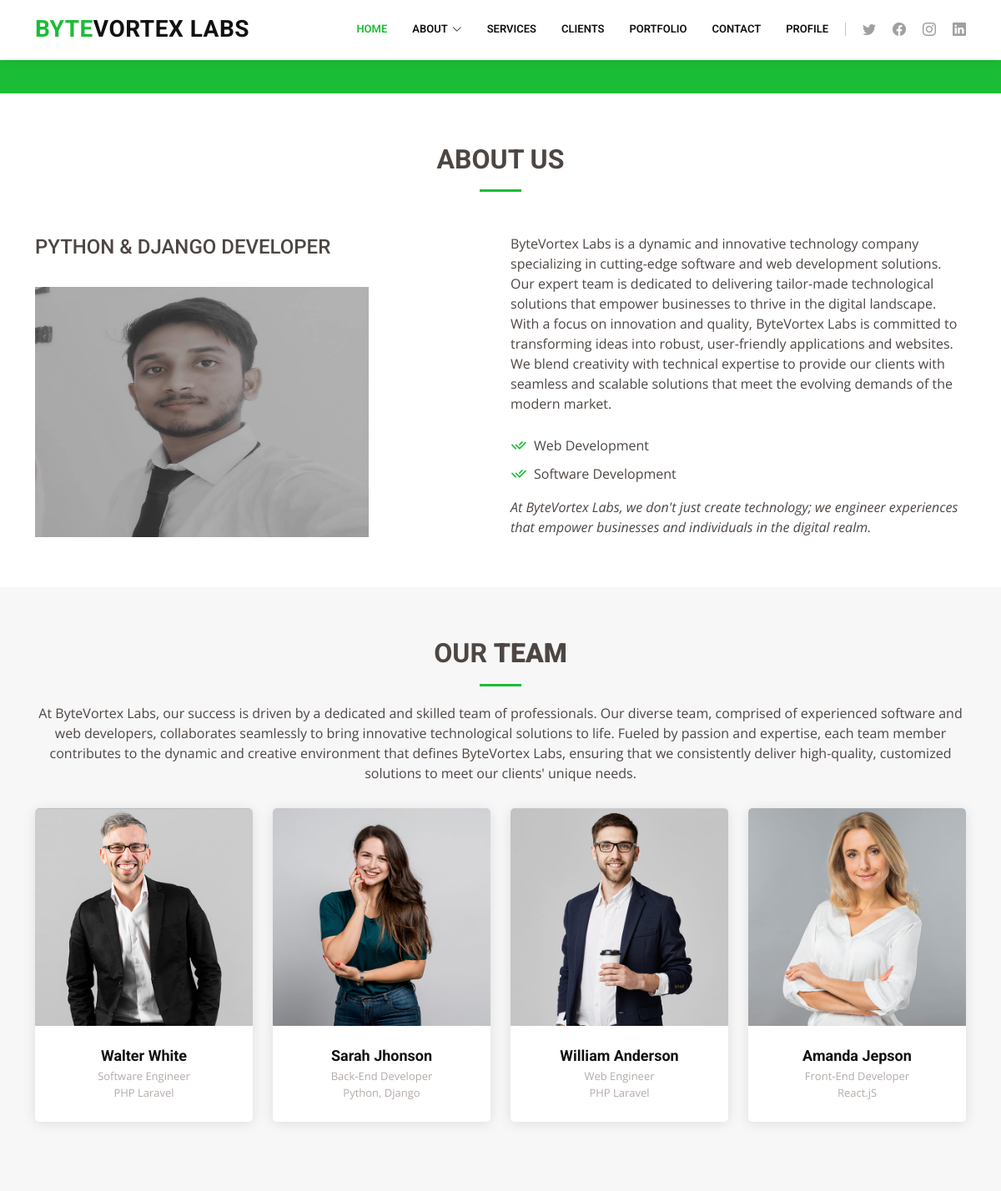
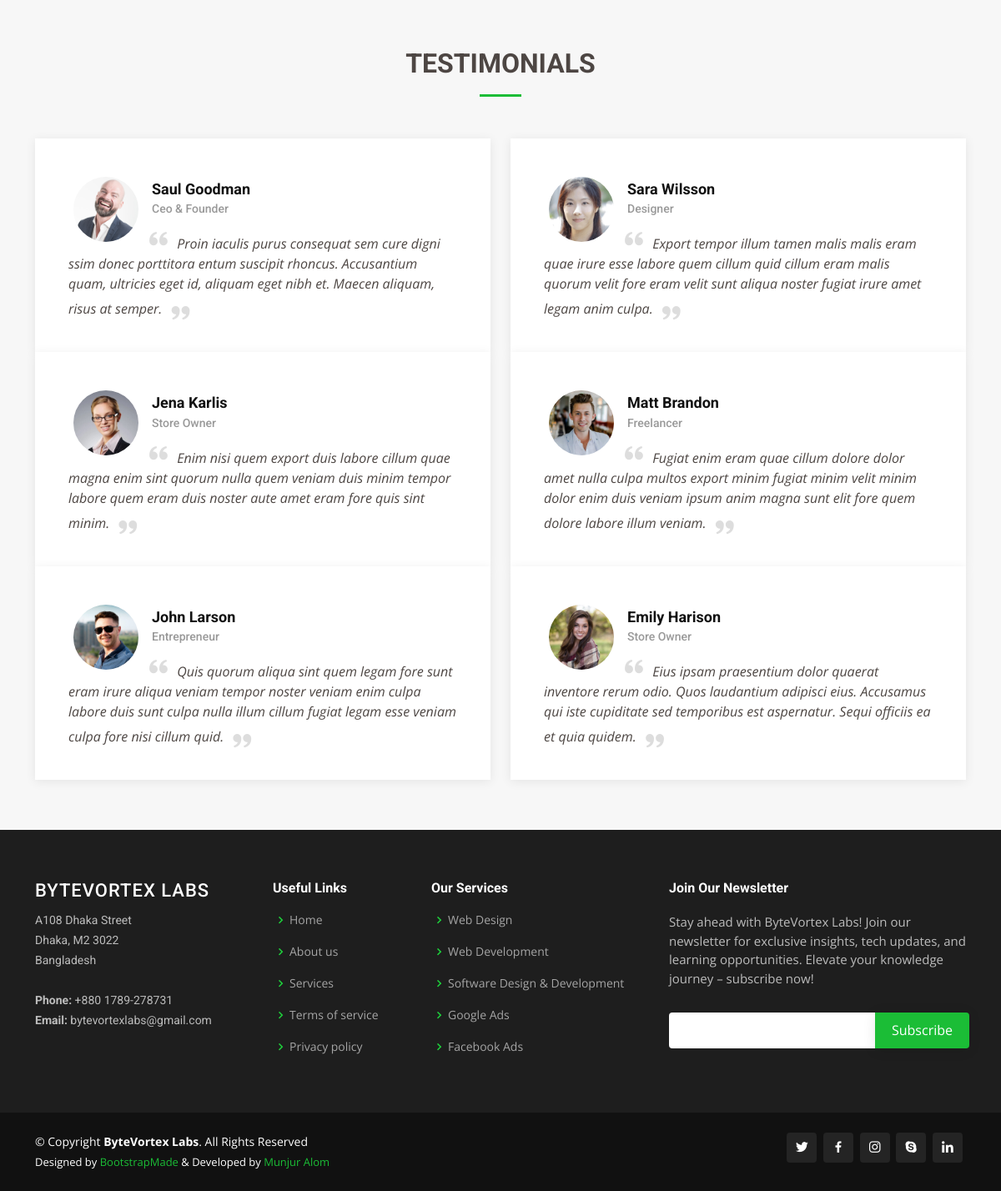
The page /about-us/ (signed in) on the database its author committed (2 pictures, top to bottom).
### index/models.py (models this page shows, shortened)
class About(models.Model):
    title = models.CharField(max_length=200, blank=False)
    description = models.TextField(max_length=700, blank=False)
    image = models.ImageField(upload_to='about/', blank=False)

class Ourteam(models.Model):
    name = models.CharField(max_length=50, blank=False)
    role_as_a =models.CharField(max_length=200, blank=False)
    expertise = models.CharField(max_length= 200, blank=False)
    twitter_link = models.URLField()
    fb_link = models.URLField()
    insta_link = models.URLField()
    linkedin_link = models.URLField()
    image = models.ImageField(upload_to='ourteam/', blank=False)

class Testimonials(models.Model):
    name = models.CharField(max_length=50, blank=False)
    role_as_a =models.CharField(max_length=200, blank=False)
    image = models.ImageField(upload_to='testimonials/', blank=False)
    description = models.TextField(max_length=700, blank=False)

### index/views.py (the view)
# urls.py: path('about-us/', views.about, name='about'),
def about(request):
    about_data = About.objects.all()[0]
    team_data = Ourteam.objects.all()
    testimonials_data = Testimonials.objects.all()
    data = {
        'about_data': about_data,
        'team_data': team_data,
        'testimonials_data': testimonials_data
    }
    return render(request, 'about.html',context=data)

### templates/about.html (shortened to what this page needs)
{% extends "layouts.html" %}
{% block content%}
<section id="breadcrumbs" class="breadcrumbs">
    <div class="container">
      <div class="d-flex justify-content-between align-items-center">
      </div>
    </div>
  </section>
<section id="about-us" class="about-us">
  <div class="container" data-aos="fade-up">
    <div class="section-title">
      <h2>About Us</h2>
    </div>
    <div class="row content">
      <div class="col-lg-6" data-aos="fade-right">
        <h3>{{about_data.title}}</h3><br>
        <img
          src="{{about_data.image.url}} "
          style="height: 300px; width: 400px"
        />
      </div>
      <div class="col-lg-6 pt-4 pt-lg-0" data-aos="fade-left">
        <p>{{about_data.description}}</p>
        <ul>
          <li>
            <i class="ri-check-double-line"></i> Web Development
          </li>
          <li>
            <i class="ri-check-double-line"></i> Software Development
          </li>
        </ul>
        <p class="fst-italic">
          At ByteVortex Labs, we don't just create technology; we engineer experiences that empower businesses and individuals in the digital realm.
        </p>
      </div>
    </div>
  </div>
</section>
{% load static %}
<section id="team" class="team section-bg">
  <div class="container">
    <div class="section-title" data-aos="fade-up">
      <h2>Our <strong>Team</strong></h2>
      <p>At ByteVortex Labs, our success is driven by a dedicated and skilled team of professionals. Our diverse team, comprised of experienced software and web developers, collaborates seamlessly to bring innovative technological solutions to life. Fueled by passion and expertise, each team member contributes to the dynamic and creative environment that defines ByteVortex Labs, ensuring that we consistently deliver high-quality, customized solutions to meet our clients' unique needs.</p>
    </div>
    <div class="row">
      {% for team_data in team_data %}
      <div class="col-lg-3 col-md-6 d-flex align-items-stretch">
        <div class="member" data-aos="fade-up">
          <div class="member-img">
            <img src="{{team_data.image.url}}" class="img-fluid" alt="">
          </div>
          <div class="member-info">
            <h4>{{team_data.name}}</h4>
            <span>{{team_data.role_as_a}}</span>
            <span>{{team_data.expertise}}</span>
          </div>
        </div>
      </div>
      {% endfor %}
    </div>
  </div>
</section>
<section id="testimonials" class="testimonials section-bg">
  <div class="container">
    <div class="section-title" data-aos="fade-up">
      <h2>Testimonials</h2>
    </div>
    <div class="row">
      {% for testimonials_data in testimonials_data %}
      <div class="col-lg-6" data-aos="fade-up">
        <div class="testimonial-item">
          <img src="{{testimonials_data.image.url}}" class="testimonial-img" alt="">
          <h3>{{testimonials_data.name}}</h3>
          <h4>{{testimonials_data.role_as_a}}</h4>
          <p>
            <i class="bx bxs-quote-alt-left quote-icon-left"></i>
            {{testimonials_data.description}}
            <i class="bx bxs-quote-alt-right quote-icon-right"></i>
          </p>
        </div>
      </div>
      {% endfor %}
    </div>
  </div>
</section>
{% endblock %}

### static/css/style.css (style rules this page uses)
body { font-family: "Open Sans", sans-serif; color: #4d4643; }
h1, h2, h3, h4, h5, h6 { font-family: "Roboto", sans-serif; }
section { padding: 60px 0; overflow: hidden; }
.section-bg { background-color: #f7f7f7; }
.section-title { text-align: center; padding-bottom: 30px; }
.section-title h2 { font-size: 32px; font-weight: bold; text-transform: uppercase; margin-bottom: 20px; padding-bottom: 20px; position: relative; }
.section-title h2::after { content: ""; position: absolute; display: block; width: 50px; height: 3px; background: #1bbd36; bottom: 0; left: calc(50% - 25px); }
.section-title p { margin-bottom: 0; }
.breadcrumbs { padding: 15px 0; background: #1bbd36; min-height: 40px; margin-top: 72px; }
.about-us .content h3 { font-weight: 500; line-height: 32px; font-size: 24px; }
.about-us .content ul { list-style: none; padding: 0; }
.about-us .content ul li { padding: 10px 0 0 28px; position: relative; }
.about-us .content ul i { left: 0; top: 7px; position: absolute; font-size: 20px; color: #1bbd36; }
.about-us .content p:last-child { margin-bottom: 0; }
.team .member { margin-bottom: 20px; overflow: hidden; text-align: center; border-radius: 5px; background: #fff; box-shadow: 0px 2px 15px rgba(0, 0, 0, 0.1); }
.team .member .member-img { position: relative; overflow: hidden; }
.team .member .member-info { padding: 25px 15px; }
.team .member .member-info h4 { font-weight: 700; margin-bottom: 5px; font-size: 18px; color: #111; }
.team .member .member-info span { display: block; font-size: 13px; font-weight: 400; color: #b4aca8; }
.testimonials .testimonial-item { box-sizing: content-box; padding: 40px; box-shadow: 0px 2px 12px rgba(0, 0, 0, 0.08); position: relative; background: #fff; }
.testimonials .testimonial-item .testimonial-img { width: 90px; border-radius: 50px; border: 6px solid #fff; float: left; margin: 0 10px 0 0; }
.testimonials .testimonial-item h3 { font-size: 18px; font-weight: bold; margin: 10px 0 5px 0; color: #111; }
.testimonials .testimonial-item h4 { font-size: 14px; color: #999; margin: 0; }
.testimonials .testimonial-item .quote-icon-left, .testimonials .testimonial-item .quote-icon-right { color: #dddddd; font-size: 26px; }
.testimonials .testimonial-item .quote-icon-left { display: inline-block; left: -5px; position: relative; }
.testimonials .testimonial-item .quote-icon-right { display: inline-block; right: -5px; position: relative; top: 10px; }
.testimonials .testimonial-item p { font-style: italic; margin: 15px 0 0 0; padding: 0; }

### rows shown on the page
About: title "PYTHON & DJANGO DEVELOPER", image (picture), description "ByteVortex Labs is a dynamic and innovative technology company specializing in cutting-edge software and web development solutions. Our expert team is dedicated to delivering tailor-made technological solutions that empower businesses to thrive in the digital landscape. With a focus on innovation and quality, ByteVortex Labs is committed to transforming ideas into robust, user-friendly applications and websites. We blend creativity with technical expertise to provide our clients with seamless and scalable solutions that meet the evolving demands of the modern market."
Ourteam: image (picture), name "Walter White", role_as_a "Software Engineer", expertise "PHP Laravel"
Ourteam: image (picture), name "Sarah Jhonson", role_as_a "Back-End Developer", expertise "Python, Django"
Ourteam: image (picture), name "William Anderson", role_as_a "Web Engineer", expertise "PHP Laravel"
Ourteam: image (picture), name "Amanda Jepson", role_as_a "Front-End Developer", expertise "React.jS"
Testimonials: image (picture), name "Saul Goodman", role_as_a "Ceo & Founder", description "Proin iaculis purus consequat sem cure digni ssim donec porttitora entum suscipit rhoncus. Accusantium quam, ultricies eget id, aliquam eget nibh et. Maecen aliquam, risus at semper."
Testimonials: image (picture), name "Sara Wilsson", role_as_a "Designer", description "Export tempor illum tamen malis malis eram quae irure esse labore quem cillum quid cillum eram malis quorum velit fore eram velit sunt aliqua noster fugiat irure amet legam anim culpa."
Testimonials: image (picture), name "Jena Karlis", role_as_a "Store Owner", description "Enim nisi quem export duis labore cillum quae magna enim sint quorum nulla quem veniam duis minim tempor labore quem eram duis noster aute amet eram fore quis sint minim."
Testimonials: image (picture), name "Matt Brandon", role_as_a "Freelancer", description "Fugiat enim eram quae cillum dolore dolor amet nulla culpa multos export minim fugiat minim velit minim dolor enim duis veniam ipsum anim magna sunt elit fore quem dolore labore illum veniam."
Testimonials: image (picture), name "John Larson", role_as_a "Entrepreneur", description "Quis quorum aliqua sint quem legam fore sunt eram irure aliqua veniam tempor noster veniam enim culpa labore duis sunt culpa nulla illum cillum fugiat legam esse veniam culpa fore nisi cillum quid."
Testimonials: image (picture), name "Emily Harison", role_as_a "Store Owner", description "Eius ipsam praesentium dolor quaerat inventore rerum odio. Quos laudantium adipisci eius. Accusamus qui iste cupiditate sed temporibus est aspernatur. Sequi officiis ea et quia quidem."
